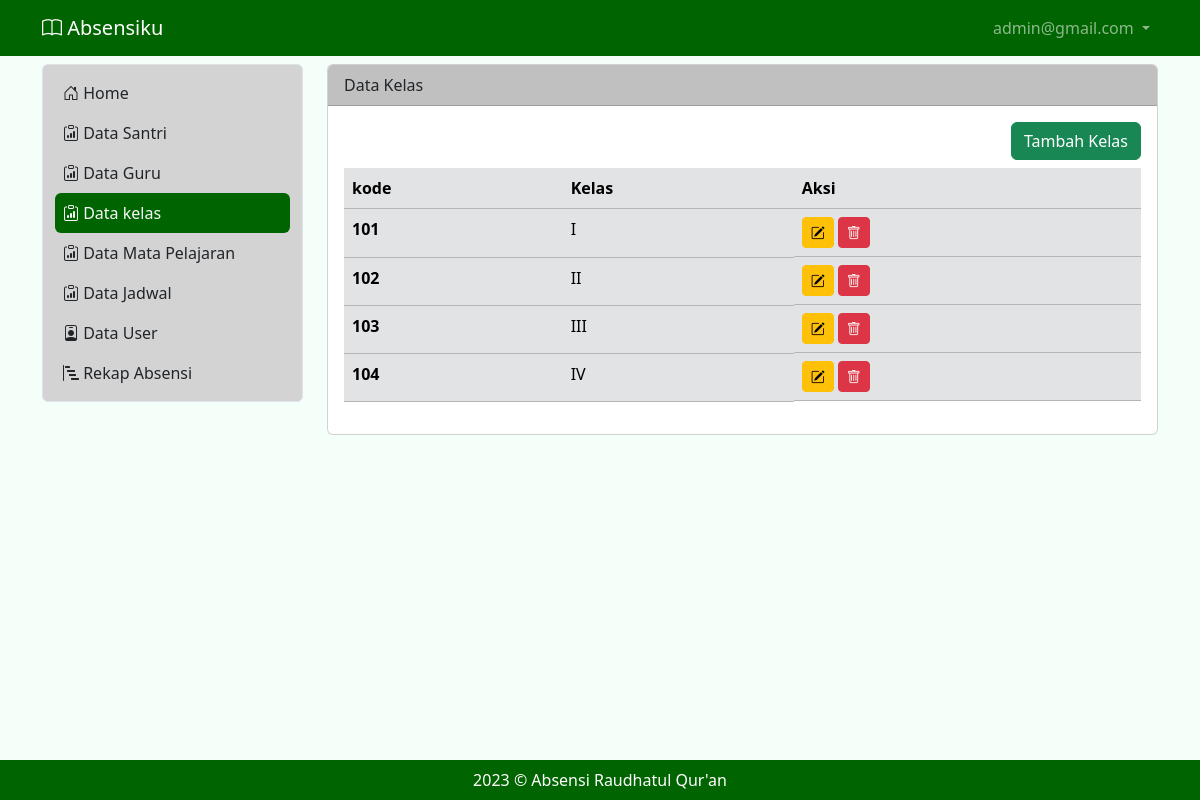
/kelas (signed in), run on the app's committed database.
### tables this page shows
CREATE TABLE IF NOT EXISTS `tb_user` (
  `id` int NOT NULL AUTO_INCREMENT,
  `nama` varchar(100) DEFAULT NULL,
  `username` varchar(200) DEFAULT NULL,
  `password` varchar(200) DEFAULT NULL,
  `level` int DEFAULT NULL,
  PRIMARY KEY (`id`)
);

CREATE TABLE IF NOT EXISTS `tb_kelas` (
  `kode` int NOT NULL AUTO_INCREMENT,
  `namakelas` varchar(50) DEFAULT NULL,
  PRIMARY KEY (`kode`)
);

### kelas.php (the view, shortened to what this page needs)
<?php
include "proses/connect.php";
$query = mysqli_query($conn, "SELECT * FROM tb_kelas");
while ($record = mysqli_fetch_array($query)) {
    $result[] = $record;
}
?>
<div class="col-lg-9 mt-2">
    <div class="card">
        <div class="card-header bg-dark">
            Data Kelas
        </div>
        <div class="card-body">
            <div class="row">
                <div class="col d-flex justify-content-end">
                    <button class="btn btn-success mb-2" data-bs-toggle="modal" data-bs-target="#ModalTambahUser"> Tambah Kelas</button>
                </div>
            </div>
            <?php
            if (empty($result)) {
                echo "Data kelas tidak ada";
            } else {
            ?>
            <div class="table-responsive">
                <table class="table table-hover table-secondary">
                    <thead>
                        <tr>
                            <th scope="col">kode</th>
                            <th scope="col">Kelas</th>
                            <th scope="col">Aksi</th>
                        </tr>
                    </thead>
                    <tbody>
                    <?php
                            $no = 101;
                            foreach ($result as $row) {
                            ?>
                                <tr>
                                    <th scope="row"><?php echo $no++ ?></th>
                                    <td><?php echo $row['namakelas'] ?></td>
                                    <td class="d-flex">
                                        <button class="btn btn-warning btn-sm me-1" data-bs-toggle="modal" data-bs-target="#ModalEdit<?php echo $row['kode'] ?>"><i class="bi bi-pencil-square"></i></button>
                                        <button class="btn btn-danger btn-sm me-1 " data-bs-toggle="modal" data-bs-target="#ModalDelete<?php echo $row['kode'] ?>"><i class="bi bi-trash"></i></button>
                                    </td>
                                </tr>
                            <?php
                            }
                            ?>
                    </tbody>
                </table>
            </div>
            <?php
            }
            ?>
        </div>
    </div>
</div>

### header.php (shortened to what this page needs)
<nav class="navbar navbar-expand navbar-dark bg-success sticky-top">
        <div class="container-lg">
            <a class="navbar-brand" href="."><i class="bi bi-book"></i> Absensiku</a>
            <div class="collapse navbar-collapse justify-content-end" id="navbarNavDropdown">
                <ul class="navbar-nav">
                    <li class="nav-item dropdown">
                        <a class="nav-link dropdown-toggle" href="#" role="button" data-bs-toggle="dropdown" aria-expanded="false">
                            <?php echo $hasil['username']; ?>
                        </a>
                    </li>
                </ul>
            </div>
        </div>
</nav>

### style.css (style rules this page uses)
.bg-success { background-color: #006400 !important; }
.bg-dark { background-color: #C0C0C0 !important; }

### data on the page
tb_user: username "admin@gmail.com"
tb_kelas: namakelas "I"
tb_kelas: namakelas "II"
tb_kelas: namakelas "III"
tb_kelas: namakelas "IV"
